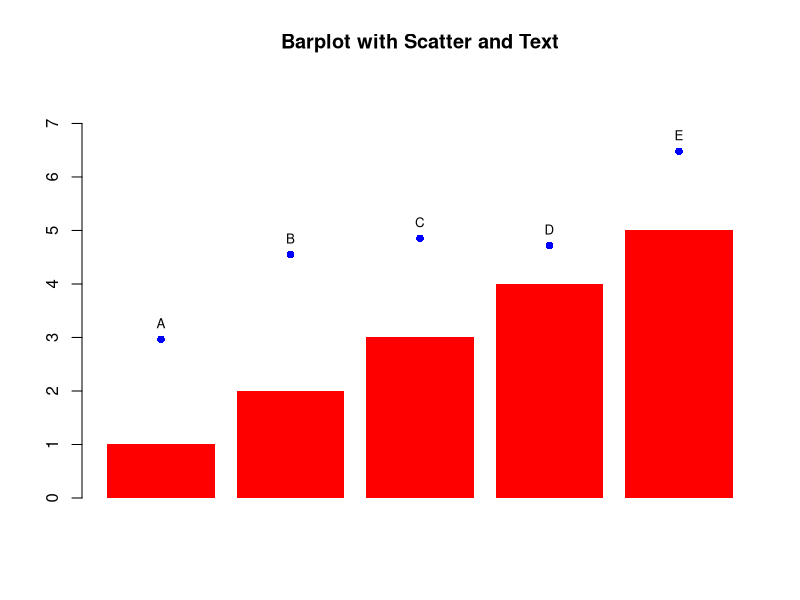
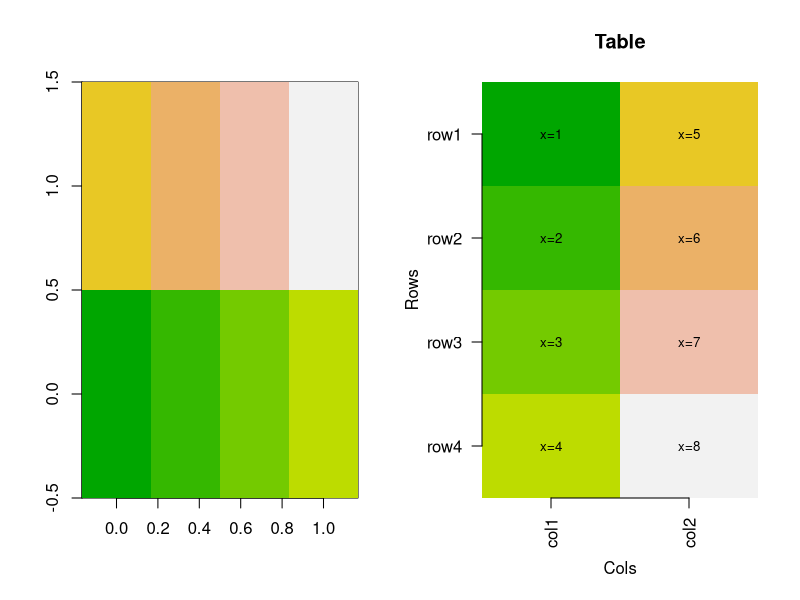

These charts were generated, in order, by the following R code:
# Define the function my.barplot that draws a barplot with scatter points and text
my.barplot <- function(d, t, e, col='red', border=NA) {
  # Basic barplot with user-defined colors and border
  bar_heights <- barplot(d, col=col, border=border, ylim=c(0, max(d + e) * 1.2))
  
  # Add scatter points and text above the bars
  points(bar_heights, d + e, pch=16, col='blue')  # Scatter points above each bar
  text(bar_heights, d + e + 0.3, labels=t, col='black', cex=0.8)  # Text labels
  
  # Additional details
  title("Barplot with Scatter and Text")
}

# Test the my.barplot function
my.barplot(d=1:5, t=LETTERS[1:5], e=runif(5, max=3), col='red', border=NA)

# Define the function imageWithText that displays an image plot with text labels in each cell
imageWithText <- function(d, t, xlab='Cols', ylab='Rows', main='Table', col=terrain.colors(100)) {
  # Display the matrix as an image plot
  image(1:ncol(d), 1:nrow(d), t(d)[,nrow(d):1], col=col, xlab=xlab, ylab=ylab, main=main, axes=FALSE)
  
  # Add row and column names as labels on axes
  axis(1, at=1:ncol(d), labels=colnames(d), las=2)
  axis(2, at=1:nrow(d), labels=rev(rownames(d)), las=1)
  
  # Add text labels for each cell
  for (i in 1:ncol(d)) {
    for (j in 1:nrow(d)) {
      text(i, nrow(d) - j + 1, labels=t[j, i], cex=0.8)
    }
  }
}

# Test the imageWithText function
d <- matrix(1:8, ncol=2)
colnames(d) <- c('col1', 'col2')
rownames(d) <- paste0('row', 1:4)
par(mfrow=c(1, 2))  # Set up plotting layout

# Regular image plot
image(d, col=terrain.colors(100))

# Enhanced image plot with text in cells and labeled rows/columns
imageWithText(d, t = matrix(paste0('x=', d), nrow=nrow(d), ncol=ncol(d)), 
              xlab='Cols', ylab='Rows', main='Table', col=terrain.colors(100))
